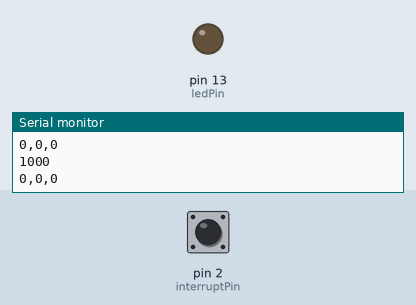
Bench run of a sketch on a simulated Arduino Uno, built with avr-gcc and run on an emulated ATmega328P. Parts: output pins drawn as LEDs (lit = HIGH), the last lines printed to the serial monitor. Inputs (shaded band) come from the test bench; at power-on: pin 2 (interruptPin) HIGH.

Above: at 1.2 s.
1.3 s: pin 2 (interruptPin) pulled LOW for 0.15 s
At 2.4 s:
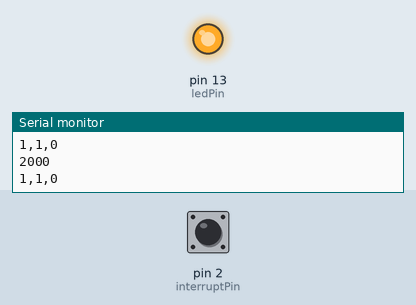
3.0 s: pin 2 (interruptPin) pulled LOW for 1 s
At 4.5 s:
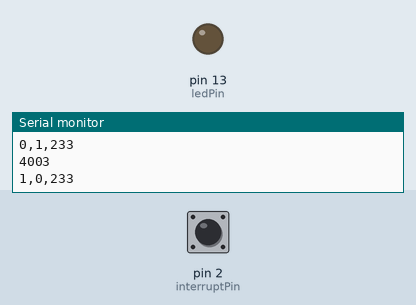
5.5 s: pin 2 (interruptPin) pulled LOW for 3.2 s
At 9.7 s:
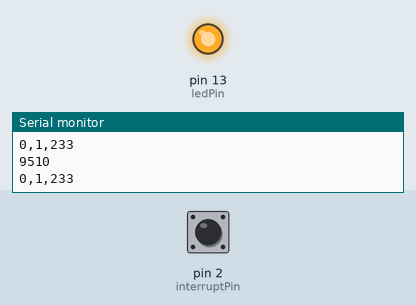
Timing chart, 0 to 11.2 s (numbered marks = the images above; inputs shaded):
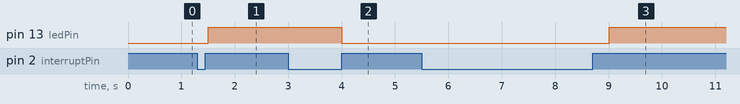

The sketch:

hall_rpm.ino
```cpp
const byte ledPin = 13; //teensy on chip led
const byte interruptPin = 2;  //digital pin 2
volatile byte state = LOW;
int counter=0, spin_rate=0;

unsigned long startMillis;
unsigned long timer;

void setup() {
pinMode(ledPin, OUTPUT);
pinMode(interruptPin, INPUT_PULLUP);
attachInterrupt(digitalPinToInterrupt(interruptPin), ISR, RISING);  //interrupts when pin goes from LOW to HIGH.
Serial.begin(9600);
startMillis = millis();
Serial.println(startMillis);
}

void loop() {
  Serial.println(millis());
  if((millis()-startMillis)>=3000){      //per second
    spin_rate=rpm();
    //reset
    counter = 0;
    startMillis = millis();
    Serial.println("reset!");
  }

digitalWrite(ledPin, state);
Serial.print(counter);
Serial.print(",");
Serial.print(state);
Serial.print(",");
Serial.println(spin_rate);
delay(500);
}

int rpm(){
  int rate;
  int r;
  counter = 233;
  Serial.print("test: ");
  Serial.println((float)counter/60);
  Serial.print("to int: ");
  r=(float)counter/60;
  Serial.println(r);
  rate = (float)counter;
  return rate;
}

//Interrupt Service Routine, function must take no params and return nothing.
void ISR() {
state = !state;
counter++;
}
```

Measured:
- after the input at 1.3 s, pin 13 (ledPin): LOW → HIGH after 0.20 s
- after the input at 3.0 s, pin 13 (ledPin): HIGH → LOW after 1.0 s
- after the input at 5.5 s, pin 13 (ledPin): LOW → HIGH after 3.5 s
